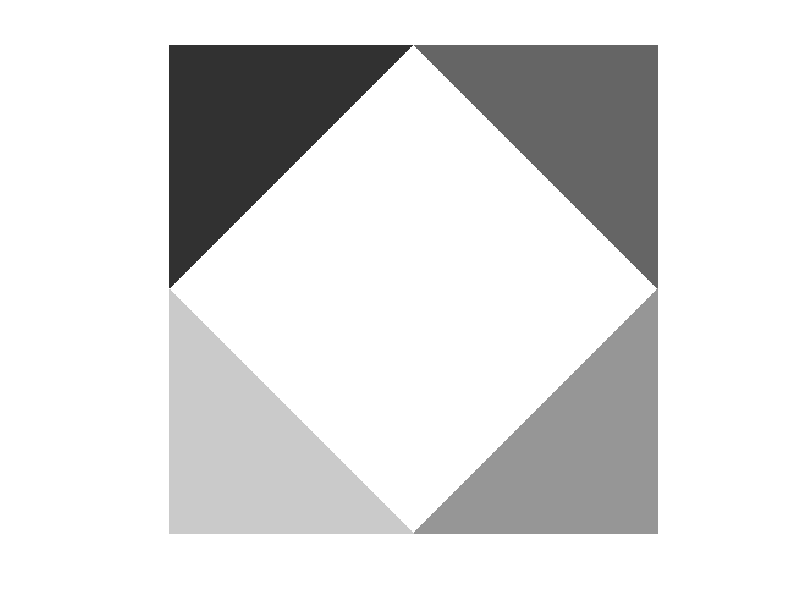

Write the MATLAB code that produced this figure.
clc
clear


W = 400;
G = 255*ones(W,'uint8');
[X,Y] = meshgrid(1:W);

G(X+Y<=200)=50;
G(X-Y>=200)=100;
G(X+Y>=600)=150;
G(X-Y<=-200)=200;
imshow(G);